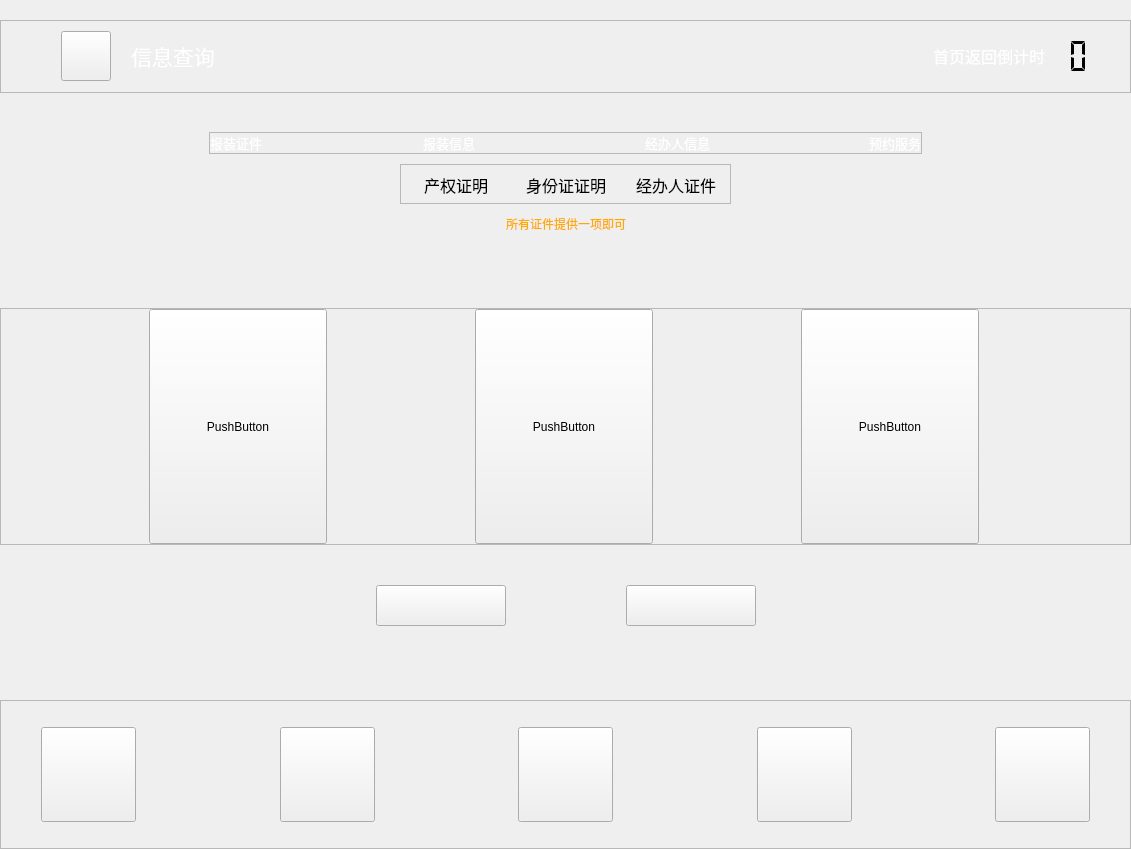
<?xml version="1.0" encoding="UTF-8"?>
<ui version="4.0">
 <class>Jmsh1</class>
 <widget class="QWidget" name="Jmsh1">
  <property name="geometry">
   <rect>
    <x>0</x>
    <y>0</y>
    <width>1131</width>
    <height>849</height>
   </rect>
  </property>
  <property name="windowTitle">
   <string>Form</string>
  </property>
  <layout class="QVBoxLayout" name="verticalLayout">
   <property name="spacing">
    <number>0</number>
   </property>
   <property name="leftMargin">
    <number>0</number>
   </property>
   <property name="topMargin">
    <number>0</number>
   </property>
   <property name="rightMargin">
    <number>0</number>
   </property>
   <property name="bottomMargin">
    <number>0</number>
   </property>
   <item>
    <spacer name="verticalSpacer_3">
     <property name="orientation">
      <enum>Qt::Vertical</enum>
     </property>
     <property name="sizeType">
      <enum>QSizePolicy::Fixed</enum>
     </property>
     <property name="sizeHint" stdset="0">
      <size>
       <width>0</width>
       <height>20</height>
      </size>
     </property>
    </spacer>
   </item>
   <item>
    <widget class="QFrame" name="frame_4">
     <property name="sizePolicy">
      <sizepolicy hsizetype="Preferred" vsizetype="Fixed">
       <horstretch>0</horstretch>
       <verstretch>0</verstretch>
      </sizepolicy>
     </property>
     <property name="frameShape">
      <enum>QFrame::StyledPanel</enum>
     </property>
     <property name="frameShadow">
      <enum>QFrame::Raised</enum>
     </property>
     <layout class="QHBoxLayout" name="horizontalLayout_9">
      <property name="spacing">
       <number>0</number>
      </property>
      <property name="leftMargin">
       <number>0</number>
      </property>
      <property name="topMargin">
       <number>0</number>
      </property>
      <property name="rightMargin">
       <number>0</number>
      </property>
      <property name="bottomMargin">
       <number>0</number>
      </property>
      <item>
       <spacer name="horizontalSpacer_47">
        <property name="orientation">
         <enum>Qt::Horizontal</enum>
        </property>
        <property name="sizeType">
         <enum>QSizePolicy::Fixed</enum>
        </property>
        <property name="sizeHint" stdset="0">
         <size>
          <width>60</width>
          <height>20</height>
         </size>
        </property>
       </spacer>
      </item>
      <item>
       <widget class="QPushButton" name="pushButton_back_HomePage">
        <property name="sizePolicy">
         <sizepolicy hsizetype="Fixed" vsizetype="Fixed">
          <horstretch>0</horstretch>
          <verstretch>0</verstretch>
         </sizepolicy>
        </property>
        <property name="minimumSize">
         <size>
          <width>50</width>
          <height>50</height>
         </size>
        </property>
        <property name="maximumSize">
         <size>
          <width>50</width>
          <height>50</height>
         </size>
        </property>
        <property name="focusPolicy">
         <enum>Qt::NoFocus</enum>
        </property>
        <property name="styleSheet">
         <string notr="true">border-image: url(:/image/picture/qietu/返回.png);</string>
        </property>
        <property name="text">
         <string/>
        </property>
       </widget>
      </item>
      <item>
       <spacer name="horizontalSpacer_7">
        <property name="orientation">
         <enum>Qt::Horizontal</enum>
        </property>
        <property name="sizeType">
         <enum>QSizePolicy::Fixed</enum>
        </property>
        <property name="sizeHint" stdset="0">
         <size>
          <width>20</width>
          <height>20</height>
         </size>
        </property>
       </spacer>
      </item>
      <item>
       <widget class="QLabel" name="label_9">
        <property name="sizePolicy">
         <sizepolicy hsizetype="Preferred" vsizetype="Fixed">
          <horstretch>0</horstretch>
          <verstretch>0</verstretch>
         </sizepolicy>
        </property>
        <property name="minimumSize">
         <size>
          <width>0</width>
          <height>50</height>
         </size>
        </property>
        <property name="maximumSize">
         <size>
          <width>16777215</width>
          <height>50</height>
         </size>
        </property>
        <property name="font">
         <font>
          <family>微软雅黑</family>
          <pointsize>16</pointsize>
         </font>
        </property>
        <property name="text">
         <string>&lt;html&gt;&lt;head/&gt;&lt;body&gt;&lt;p&gt;&lt;span style=&quot; color:#ffffff;&quot;&gt;信息查询&lt;/span&gt;&lt;/p&gt;&lt;/body&gt;&lt;/html&gt;</string>
        </property>
       </widget>
      </item>
      <item>
       <spacer name="horizontalSpacer_8">
        <property name="orientation">
         <enum>Qt::Horizontal</enum>
        </property>
        <property name="sizeHint" stdset="0">
         <size>
          <width>249</width>
          <height>20</height>
         </size>
        </property>
       </spacer>
      </item>
      <item>
       <widget class="QLabel" name="label_14">
        <property name="font">
         <font>
          <family>微软雅黑</family>
          <pointsize>12</pointsize>
         </font>
        </property>
        <property name="text">
         <string>&lt;html&gt;&lt;head/&gt;&lt;body&gt;&lt;p&gt;&lt;span style=&quot; color:#ffffff;&quot;&gt;首页返回倒计时&lt;/span&gt;&lt;/p&gt;&lt;/body&gt;&lt;/html&gt;</string>
        </property>
       </widget>
      </item>
      <item>
       <widget class="QLCDNumber" name="lcdNumber">
        <property name="sizePolicy">
         <sizepolicy hsizetype="Fixed" vsizetype="Fixed">
          <horstretch>0</horstretch>
          <verstretch>0</verstretch>
         </sizepolicy>
        </property>
        <property name="minimumSize">
         <size>
          <width>50</width>
          <height>50</height>
         </size>
        </property>
        <property name="maximumSize">
         <size>
          <width>50</width>
          <height>50</height>
         </size>
        </property>
        <property name="font">
         <font>
          <family>微软雅黑</family>
          <pointsize>12</pointsize>
         </font>
        </property>
        <property name="layoutDirection">
         <enum>Qt::LeftToRight</enum>
        </property>
        <property name="autoFillBackground">
         <bool>false</bool>
        </property>
        <property name="inputMethodHints">
         <set>Qt::ImhNone</set>
        </property>
        <property name="frameShape">
         <enum>QFrame::NoFrame</enum>
        </property>
        <property name="frameShadow">
         <enum>QFrame::Plain</enum>
        </property>
        <property name="lineWidth">
         <number>0</number>
        </property>
        <property name="midLineWidth">
         <number>0</number>
        </property>
        <property name="smallDecimalPoint">
         <bool>true</bool>
        </property>
        <property name="digitCount">
         <number>2</number>
        </property>
        <property name="segmentStyle">
         <enum>QLCDNumber::Flat</enum>
        </property>
       </widget>
      </item>
      <item>
       <spacer name="verticalSpacer_12">
        <property name="orientation">
         <enum>Qt::Vertical</enum>
        </property>
        <property name="sizeType">
         <enum>QSizePolicy::Fixed</enum>
        </property>
        <property name="sizeHint" stdset="0">
         <size>
          <width>20</width>
          <height>71</height>
         </size>
        </property>
       </spacer>
      </item>
      <item>
       <spacer name="horizontalSpacer_9">
        <property name="orientation">
         <enum>Qt::Horizontal</enum>
        </property>
        <property name="sizeType">
         <enum>QSizePolicy::Fixed</enum>
        </property>
        <property name="sizeHint" stdset="0">
         <size>
          <width>15</width>
          <height>20</height>
         </size>
        </property>
       </spacer>
      </item>
     </layout>
    </widget>
   </item>
   <item>
    <layout class="QHBoxLayout" name="horizontalLayout_5">
     <property name="spacing">
      <number>0</number>
     </property>
     <item>
      <spacer name="horizontalSpacer_6">
       <property name="orientation">
        <enum>Qt::Horizontal</enum>
       </property>
       <property name="sizeHint" stdset="0">
        <size>
         <width>40</width>
         <height>20</height>
        </size>
       </property>
      </spacer>
     </item>
     <item>
      <widget class="QLabel" name="label">
       <property name="minimumSize">
        <size>
         <width>696</width>
         <height>39</height>
        </size>
       </property>
       <property name="maximumSize">
        <size>
         <width>696</width>
         <height>39</height>
        </size>
       </property>
       <property name="styleSheet">
        <string notr="true">border-image: url(:/image/picture/ykgl/processbar1.png);</string>
       </property>
       <property name="text">
        <string/>
       </property>
      </widget>
     </item>
     <item>
      <spacer name="horizontalSpacer_10">
       <property name="orientation">
        <enum>Qt::Horizontal</enum>
       </property>
       <property name="sizeHint" stdset="0">
        <size>
         <width>40</width>
         <height>20</height>
        </size>
       </property>
      </spacer>
     </item>
    </layout>
   </item>
   <item>
    <layout class="QHBoxLayout" name="horizontalLayout_14">
     <property name="spacing">
      <number>0</number>
     </property>
     <item>
      <spacer name="horizontalSpacer_23">
       <property name="orientation">
        <enum>Qt::Horizontal</enum>
       </property>
       <property name="sizeHint" stdset="0">
        <size>
         <width>20</width>
         <height>20</height>
        </size>
       </property>
      </spacer>
     </item>
     <item>
      <widget class="QFrame" name="frame_3">
       <property name="sizePolicy">
        <sizepolicy hsizetype="Fixed" vsizetype="Fixed">
         <horstretch>0</horstretch>
         <verstretch>0</verstretch>
        </sizepolicy>
       </property>
       <property name="minimumSize">
        <size>
         <width>712</width>
         <height>0</height>
        </size>
       </property>
       <property name="maximumSize">
        <size>
         <width>822</width>
         <height>16777215</height>
        </size>
       </property>
       <property name="frameShape">
        <enum>QFrame::StyledPanel</enum>
       </property>
       <property name="frameShadow">
        <enum>QFrame::Raised</enum>
       </property>
       <layout class="QHBoxLayout" name="horizontalLayout_7">
        <property name="spacing">
         <number>0</number>
        </property>
        <property name="leftMargin">
         <number>0</number>
        </property>
        <property name="topMargin">
         <number>0</number>
        </property>
        <property name="rightMargin">
         <number>0</number>
        </property>
        <property name="bottomMargin">
         <number>0</number>
        </property>
        <item>
         <widget class="QLabel" name="label_4">
          <property name="sizePolicy">
           <sizepolicy hsizetype="Fixed" vsizetype="Fixed">
            <horstretch>0</horstretch>
            <verstretch>0</verstretch>
           </sizepolicy>
          </property>
          <property name="font">
           <font>
            <family>微软雅黑</family>
            <pointsize>10</pointsize>
            <kerning>true</kerning>
           </font>
          </property>
          <property name="text">
           <string>&lt;html&gt;&lt;head/&gt;&lt;body&gt;&lt;p&gt;&lt;span style=&quot; color:#ffffff;&quot;&gt;报装证件&lt;/span&gt;&lt;/p&gt;&lt;/body&gt;&lt;/html&gt;</string>
          </property>
         </widget>
        </item>
        <item>
         <spacer name="horizontalSpacer_20">
          <property name="orientation">
           <enum>Qt::Horizontal</enum>
          </property>
          <property name="sizeType">
           <enum>QSizePolicy::Fixed</enum>
          </property>
          <property name="sizeHint" stdset="0">
           <size>
            <width>161</width>
            <height>20</height>
           </size>
          </property>
         </spacer>
        </item>
        <item>
         <widget class="QLabel" name="label_5">
          <property name="sizePolicy">
           <sizepolicy hsizetype="Fixed" vsizetype="Fixed">
            <horstretch>0</horstretch>
            <verstretch>0</verstretch>
           </sizepolicy>
          </property>
          <property name="font">
           <font>
            <family>微软雅黑</family>
            <pointsize>10</pointsize>
            <kerning>true</kerning>
           </font>
          </property>
          <property name="text">
           <string>&lt;html&gt;&lt;head/&gt;&lt;body&gt;&lt;p&gt;&lt;span style=&quot; color:#ffffff;&quot;&gt;报装信息&lt;/span&gt;&lt;/p&gt;&lt;/body&gt;&lt;/html&gt;</string>
          </property>
         </widget>
        </item>
        <item>
         <spacer name="horizontalSpacer_21">
          <property name="orientation">
           <enum>Qt::Horizontal</enum>
          </property>
          <property name="sizeType">
           <enum>QSizePolicy::Fixed</enum>
          </property>
          <property name="sizeHint" stdset="0">
           <size>
            <width>170</width>
            <height>20</height>
           </size>
          </property>
         </spacer>
        </item>
        <item>
         <widget class="QLabel" name="label_6">
          <property name="sizePolicy">
           <sizepolicy hsizetype="Fixed" vsizetype="Fixed">
            <horstretch>0</horstretch>
            <verstretch>0</verstretch>
           </sizepolicy>
          </property>
          <property name="font">
           <font>
            <family>微软雅黑</family>
            <pointsize>10</pointsize>
            <kerning>true</kerning>
           </font>
          </property>
          <property name="text">
           <string>&lt;html&gt;&lt;head/&gt;&lt;body&gt;&lt;p&gt;&lt;span style=&quot; color:#ffffff;&quot;&gt;经办人信息&lt;/span&gt;&lt;/p&gt;&lt;/body&gt;&lt;/html&gt;</string>
          </property>
         </widget>
        </item>
        <item>
         <spacer name="horizontalSpacer_22">
          <property name="orientation">
           <enum>Qt::Horizontal</enum>
          </property>
          <property name="sizeType">
           <enum>QSizePolicy::Fixed</enum>
          </property>
          <property name="sizeHint" stdset="0">
           <size>
            <width>159</width>
            <height>20</height>
           </size>
          </property>
         </spacer>
        </item>
        <item>
         <widget class="QLabel" name="label_7">
          <property name="sizePolicy">
           <sizepolicy hsizetype="Fixed" vsizetype="Fixed">
            <horstretch>0</horstretch>
            <verstretch>0</verstretch>
           </sizepolicy>
          </property>
          <property name="font">
           <font>
            <family>微软雅黑</family>
            <pointsize>10</pointsize>
            <kerning>true</kerning>
           </font>
          </property>
          <property name="text">
           <string>&lt;html&gt;&lt;head/&gt;&lt;body&gt;&lt;p&gt;&lt;span style=&quot; color:#ffffff;&quot;&gt;预约服务&lt;/span&gt;&lt;/p&gt;&lt;/body&gt;&lt;/html&gt;</string>
          </property>
         </widget>
        </item>
       </layout>
      </widget>
     </item>
     <item>
      <spacer name="horizontalSpacer_24">
       <property name="orientation">
        <enum>Qt::Horizontal</enum>
       </property>
       <property name="sizeHint" stdset="0">
        <size>
         <width>40</width>
         <height>20</height>
        </size>
       </property>
      </spacer>
     </item>
    </layout>
   </item>
   <item>
    <spacer name="verticalSpacer_5">
     <property name="orientation">
      <enum>Qt::Vertical</enum>
     </property>
     <property name="sizeType">
      <enum>QSizePolicy::Fixed</enum>
     </property>
     <property name="sizeHint" stdset="0">
      <size>
       <width>20</width>
       <height>10</height>
      </size>
     </property>
    </spacer>
   </item>
   <item>
    <layout class="QHBoxLayout" name="horizontalLayout_2">
     <item>
      <spacer name="horizontalSpacer">
       <property name="orientation">
        <enum>Qt::Horizontal</enum>
       </property>
       <property name="sizeType">
        <enum>QSizePolicy::Expanding</enum>
       </property>
       <property name="sizeHint" stdset="0">
        <size>
         <width>40</width>
         <height>20</height>
        </size>
       </property>
      </spacer>
     </item>
     <item>
      <widget class="QFrame" name="frame_2">
       <property name="sizePolicy">
        <sizepolicy hsizetype="Fixed" vsizetype="Fixed">
         <horstretch>0</horstretch>
         <verstretch>0</verstretch>
        </sizepolicy>
       </property>
       <property name="minimumSize">
        <size>
         <width>331</width>
         <height>40</height>
        </size>
       </property>
       <property name="maximumSize">
        <size>
         <width>331</width>
         <height>40</height>
        </size>
       </property>
       <property name="frameShape">
        <enum>QFrame::StyledPanel</enum>
       </property>
       <property name="frameShadow">
        <enum>QFrame::Raised</enum>
       </property>
       <layout class="QHBoxLayout" name="horizontalLayout_4">
        <property name="spacing">
         <number>0</number>
        </property>
        <property name="leftMargin">
         <number>0</number>
        </property>
        <property name="topMargin">
         <number>0</number>
        </property>
        <property name="rightMargin">
         <number>0</number>
        </property>
        <property name="bottomMargin">
         <number>0</number>
        </property>
        <item>
         <widget class="QPushButton" name="pushButton_func1">
          <property name="sizePolicy">
           <sizepolicy hsizetype="Fixed" vsizetype="Fixed">
            <horstretch>0</horstretch>
            <verstretch>0</verstretch>
           </sizepolicy>
          </property>
          <property name="minimumSize">
           <size>
            <width>110</width>
            <height>40</height>
           </size>
          </property>
          <property name="maximumSize">
           <size>
            <width>110</width>
            <height>40</height>
           </size>
          </property>
          <property name="font">
           <font>
            <family>微软雅黑</family>
            <pointsize>12</pointsize>
           </font>
          </property>
          <property name="focusPolicy">
           <enum>Qt::NoFocus</enum>
          </property>
          <property name="styleSheet">
           <string notr="true"/>
          </property>
          <property name="text">
           <string>产权证明</string>
          </property>
          <property name="autoDefault">
           <bool>false</bool>
          </property>
          <property name="default">
           <bool>false</bool>
          </property>
          <property name="flat">
           <bool>true</bool>
          </property>
         </widget>
        </item>
        <item>
         <widget class="QPushButton" name="pushButton_func2">
          <property name="sizePolicy">
           <sizepolicy hsizetype="Fixed" vsizetype="Fixed">
            <horstretch>0</horstretch>
            <verstretch>0</verstretch>
           </sizepolicy>
          </property>
          <property name="minimumSize">
           <size>
            <width>110</width>
            <height>40</height>
           </size>
          </property>
          <property name="maximumSize">
           <size>
            <width>110</width>
            <height>40</height>
           </size>
          </property>
          <property name="font">
           <font>
            <family>微软雅黑</family>
            <pointsize>12</pointsize>
           </font>
          </property>
          <property name="focusPolicy">
           <enum>Qt::NoFocus</enum>
          </property>
          <property name="text">
           <string>身份证证明</string>
          </property>
          <property name="default">
           <bool>false</bool>
          </property>
          <property name="flat">
           <bool>true</bool>
          </property>
         </widget>
        </item>
        <item>
         <widget class="QPushButton" name="pushButton_func3">
          <property name="sizePolicy">
           <sizepolicy hsizetype="Fixed" vsizetype="Fixed">
            <horstretch>0</horstretch>
            <verstretch>0</verstretch>
           </sizepolicy>
          </property>
          <property name="minimumSize">
           <size>
            <width>110</width>
            <height>40</height>
           </size>
          </property>
          <property name="maximumSize">
           <size>
            <width>110</width>
            <height>40</height>
           </size>
          </property>
          <property name="font">
           <font>
            <family>微软雅黑</family>
            <pointsize>12</pointsize>
           </font>
          </property>
          <property name="focusPolicy">
           <enum>Qt::NoFocus</enum>
          </property>
          <property name="text">
           <string>经办人证件</string>
          </property>
          <property name="autoDefault">
           <bool>false</bool>
          </property>
          <property name="flat">
           <bool>true</bool>
          </property>
         </widget>
        </item>
       </layout>
      </widget>
     </item>
     <item>
      <spacer name="horizontalSpacer_2">
       <property name="orientation">
        <enum>Qt::Horizontal</enum>
       </property>
       <property name="sizeType">
        <enum>QSizePolicy::Expanding</enum>
       </property>
       <property name="sizeHint" stdset="0">
        <size>
         <width>40</width>
         <height>37</height>
        </size>
       </property>
      </spacer>
     </item>
    </layout>
   </item>
   <item>
    <spacer name="verticalSpacer_6">
     <property name="orientation">
      <enum>Qt::Vertical</enum>
     </property>
     <property name="sizeType">
      <enum>QSizePolicy::Fixed</enum>
     </property>
     <property name="sizeHint" stdset="0">
      <size>
       <width>20</width>
       <height>10</height>
      </size>
     </property>
    </spacer>
   </item>
   <item>
    <layout class="QHBoxLayout" name="horizontalLayout_6">
     <item>
      <spacer name="horizontalSpacer_11">
       <property name="orientation">
        <enum>Qt::Horizontal</enum>
       </property>
       <property name="sizeHint" stdset="0">
        <size>
         <width>40</width>
         <height>20</height>
        </size>
       </property>
      </spacer>
     </item>
     <item>
      <widget class="QLabel" name="label_2">
       <property name="minimumSize">
        <size>
         <width>0</width>
         <height>20</height>
        </size>
       </property>
       <property name="text">
        <string>&lt;html&gt;&lt;head/&gt;&lt;body&gt;&lt;p&gt;&lt;span style=&quot; color:#ffaa00;&quot;&gt;所有证件提供一项即可&lt;/span&gt;&lt;/p&gt;&lt;/body&gt;&lt;/html&gt;</string>
       </property>
      </widget>
     </item>
     <item>
      <spacer name="horizontalSpacer_12">
       <property name="orientation">
        <enum>Qt::Horizontal</enum>
       </property>
       <property name="sizeHint" stdset="0">
        <size>
         <width>40</width>
         <height>20</height>
        </size>
       </property>
      </spacer>
     </item>
    </layout>
   </item>
   <item>
    <spacer name="verticalSpacer">
     <property name="orientation">
      <enum>Qt::Vertical</enum>
     </property>
     <property name="sizeHint" stdset="0">
      <size>
       <width>20</width>
       <height>40</height>
      </size>
     </property>
    </spacer>
   </item>
   <item>
    <widget class="QFrame" name="frame">
     <property name="frameShape">
      <enum>QFrame::StyledPanel</enum>
     </property>
     <property name="frameShadow">
      <enum>QFrame::Raised</enum>
     </property>
     <layout class="QHBoxLayout" name="horizontalLayout">
      <property name="spacing">
       <number>0</number>
      </property>
      <property name="leftMargin">
       <number>0</number>
      </property>
      <property name="topMargin">
       <number>0</number>
      </property>
      <property name="rightMargin">
       <number>0</number>
      </property>
      <property name="bottomMargin">
       <number>0</number>
      </property>
      <item>
       <widget class="QPushButton" name="pushButton">
        <property name="sizePolicy">
         <sizepolicy hsizetype="Fixed" vsizetype="Fixed">
          <horstretch>0</horstretch>
          <verstretch>0</verstretch>
         </sizepolicy>
        </property>
        <property name="minimumSize">
         <size>
          <width>178</width>
          <height>235</height>
         </size>
        </property>
        <property name="maximumSize">
         <size>
          <width>178</width>
          <height>235</height>
         </size>
        </property>
        <property name="styleSheet">
         <string notr="true"/>
        </property>
        <property name="text">
         <string>PushButton</string>
        </property>
       </widget>
      </item>
      <item>
       <widget class="QPushButton" name="pushButton_2">
        <property name="sizePolicy">
         <sizepolicy hsizetype="Fixed" vsizetype="Fixed">
          <horstretch>0</horstretch>
          <verstretch>0</verstretch>
         </sizepolicy>
        </property>
        <property name="minimumSize">
         <size>
          <width>178</width>
          <height>235</height>
         </size>
        </property>
        <property name="maximumSize">
         <size>
          <width>178</width>
          <height>235</height>
         </size>
        </property>
        <property name="text">
         <string>PushButton</string>
        </property>
        <property name="flat">
         <bool>false</bool>
        </property>
       </widget>
      </item>
      <item>
       <widget class="QPushButton" name="pushButton_3">
        <property name="sizePolicy">
         <sizepolicy hsizetype="Fixed" vsizetype="Fixed">
          <horstretch>0</horstretch>
          <verstretch>0</verstretch>
         </sizepolicy>
        </property>
        <property name="minimumSize">
         <size>
          <width>178</width>
          <height>235</height>
         </size>
        </property>
        <property name="maximumSize">
         <size>
          <width>178</width>
          <height>235</height>
         </size>
        </property>
        <property name="text">
         <string>PushButton</string>
        </property>
       </widget>
      </item>
     </layout>
    </widget>
   </item>
   <item>
    <spacer name="verticalSpacer_4">
     <property name="orientation">
      <enum>Qt::Vertical</enum>
     </property>
     <property name="sizeType">
      <enum>QSizePolicy::Fixed</enum>
     </property>
     <property name="sizeHint" stdset="0">
      <size>
       <width>20</width>
       <height>40</height>
      </size>
     </property>
    </spacer>
   </item>
   <item>
    <layout class="QHBoxLayout" name="horizontalLayout_3">
     <item>
      <spacer name="horizontalSpacer_3">
       <property name="orientation">
        <enum>Qt::Horizontal</enum>
       </property>
       <property name="sizeHint" stdset="0">
        <size>
         <width>40</width>
         <height>20</height>
        </size>
       </property>
      </spacer>
     </item>
     <item>
      <widget class="QPushButton" name="pushButton_end">
       <property name="minimumSize">
        <size>
         <width>130</width>
         <height>41</height>
        </size>
       </property>
       <property name="maximumSize">
        <size>
         <width>130</width>
         <height>41</height>
        </size>
       </property>
       <property name="text">
        <string/>
       </property>
      </widget>
     </item>
     <item>
      <spacer name="horizontalSpacer_4">
       <property name="orientation">
        <enum>Qt::Horizontal</enum>
       </property>
       <property name="sizeType">
        <enum>QSizePolicy::Preferred</enum>
       </property>
       <property name="sizeHint" stdset="0">
        <size>
         <width>120</width>
         <height>20</height>
        </size>
       </property>
      </spacer>
     </item>
     <item>
      <widget class="QPushButton" name="pushButton_next">
       <property name="minimumSize">
        <size>
         <width>130</width>
         <height>41</height>
        </size>
       </property>
       <property name="maximumSize">
        <size>
         <width>125</width>
         <height>40</height>
        </size>
       </property>
       <property name="text">
        <string/>
       </property>
      </widget>
     </item>
     <item>
      <spacer name="horizontalSpacer_5">
       <property name="orientation">
        <enum>Qt::Horizontal</enum>
       </property>
       <property name="sizeHint" stdset="0">
        <size>
         <width>40</width>
         <height>20</height>
        </size>
       </property>
      </spacer>
     </item>
    </layout>
   </item>
   <item>
    <spacer name="verticalSpacer_2">
     <property name="orientation">
      <enum>Qt::Vertical</enum>
     </property>
     <property name="sizeHint" stdset="0">
      <size>
       <width>20</width>
       <height>40</height>
      </size>
     </property>
    </spacer>
   </item>
   <item>
    <widget class="QFrame" name="frame_5">
     <property name="sizePolicy">
      <sizepolicy hsizetype="Preferred" vsizetype="Fixed">
       <horstretch>0</horstretch>
       <verstretch>0</verstretch>
      </sizepolicy>
     </property>
     <property name="minimumSize">
      <size>
       <width>0</width>
       <height>149</height>
      </size>
     </property>
     <property name="maximumSize">
      <size>
       <width>16777215</width>
       <height>149</height>
      </size>
     </property>
     <property name="frameShape">
      <enum>QFrame::StyledPanel</enum>
     </property>
     <property name="frameShadow">
      <enum>QFrame::Raised</enum>
     </property>
     <layout class="QGridLayout" name="gridLayout_6">
      <property name="leftMargin">
       <number>0</number>
      </property>
      <property name="topMargin">
       <number>0</number>
      </property>
      <property name="rightMargin">
       <number>0</number>
      </property>
      <property name="bottomMargin">
       <number>0</number>
      </property>
      <property name="spacing">
       <number>0</number>
      </property>
      <item row="0" column="5">
       <widget class="QPushButton" name="pushButton_zdbd">
        <property name="sizePolicy">
         <sizepolicy hsizetype="Fixed" vsizetype="Fixed">
          <horstretch>0</horstretch>
          <verstretch>0</verstretch>
         </sizepolicy>
        </property>
        <property name="minimumSize">
         <size>
          <width>95</width>
          <height>95</height>
         </size>
        </property>
        <property name="maximumSize">
         <size>
          <width>95</width>
          <height>95</height>
         </size>
        </property>
        <property name="focusPolicy">
         <enum>Qt::NoFocus</enum>
        </property>
        <property name="text">
         <string/>
        </property>
       </widget>
      </item>
      <item row="0" column="9">
       <widget class="QPushButton" name="pushButton_search">
        <property name="sizePolicy">
         <sizepolicy hsizetype="Fixed" vsizetype="Fixed">
          <horstretch>0</horstretch>
          <verstretch>0</verstretch>
         </sizepolicy>
        </property>
        <property name="minimumSize">
         <size>
          <width>95</width>
          <height>95</height>
         </size>
        </property>
        <property name="maximumSize">
         <size>
          <width>95</width>
          <height>95</height>
         </size>
        </property>
        <property name="focusPolicy">
         <enum>Qt::NoFocus</enum>
        </property>
        <property name="text">
         <string/>
        </property>
       </widget>
      </item>
      <item row="0" column="10">
       <spacer name="horizontalSpacer_36">
        <property name="orientation">
         <enum>Qt::Horizontal</enum>
        </property>
        <property name="sizeType">
         <enum>QSizePolicy::Preferred</enum>
        </property>
        <property name="sizeHint" stdset="0">
         <size>
          <width>40</width>
          <height>20</height>
         </size>
        </property>
       </spacer>
      </item>
      <item row="0" column="3">
       <widget class="QPushButton" name="pushButton_purchase">
        <property name="sizePolicy">
         <sizepolicy hsizetype="Fixed" vsizetype="Fixed">
          <horstretch>0</horstretch>
          <verstretch>0</verstretch>
         </sizepolicy>
        </property>
        <property name="minimumSize">
         <size>
          <width>95</width>
          <height>95</height>
         </size>
        </property>
        <property name="maximumSize">
         <size>
          <width>95</width>
          <height>95</height>
         </size>
        </property>
        <property name="focusPolicy">
         <enum>Qt::NoFocus</enum>
        </property>
        <property name="text">
         <string/>
        </property>
       </widget>
      </item>
      <item row="0" column="1">
       <widget class="QPushButton" name="pushButton_home">
        <property name="sizePolicy">
         <sizepolicy hsizetype="Fixed" vsizetype="Fixed">
          <horstretch>0</horstretch>
          <verstretch>0</verstretch>
         </sizepolicy>
        </property>
        <property name="minimumSize">
         <size>
          <width>95</width>
          <height>95</height>
         </size>
        </property>
        <property name="maximumSize">
         <size>
          <width>95</width>
          <height>95</height>
         </size>
        </property>
        <property name="focusPolicy">
         <enum>Qt::NoFocus</enum>
        </property>
        <property name="styleSheet">
         <string notr="true"/>
        </property>
        <property name="text">
         <string/>
        </property>
       </widget>
      </item>
      <item row="0" column="7">
       <widget class="QPushButton" name="pushButton_public">
        <property name="sizePolicy">
         <sizepolicy hsizetype="Fixed" vsizetype="Fixed">
          <horstretch>0</horstretch>
          <verstretch>0</verstretch>
         </sizepolicy>
        </property>
        <property name="minimumSize">
         <size>
          <width>95</width>
          <height>95</height>
         </size>
        </property>
        <property name="maximumSize">
         <size>
          <width>95</width>
          <height>95</height>
         </size>
        </property>
        <property name="focusPolicy">
         <enum>Qt::NoFocus</enum>
        </property>
        <property name="text">
         <string/>
        </property>
       </widget>
      </item>
      <item row="0" column="8">
       <spacer name="horizontalSpacer_40">
        <property name="orientation">
         <enum>Qt::Horizontal</enum>
        </property>
        <property name="sizeHint" stdset="0">
         <size>
          <width>40</width>
          <height>20</height>
         </size>
        </property>
       </spacer>
      </item>
      <item row="0" column="2">
       <spacer name="horizontalSpacer_37">
        <property name="orientation">
         <enum>Qt::Horizontal</enum>
        </property>
        <property name="sizeHint" stdset="0">
         <size>
          <width>40</width>
          <height>20</height>
         </size>
        </property>
       </spacer>
      </item>
      <item row="0" column="0">
       <spacer name="horizontalSpacer_38">
        <property name="orientation">
         <enum>Qt::Horizontal</enum>
        </property>
        <property name="sizeType">
         <enum>QSizePolicy::Preferred</enum>
        </property>
        <property name="sizeHint" stdset="0">
         <size>
          <width>40</width>
          <height>20</height>
         </size>
        </property>
       </spacer>
      </item>
      <item row="0" column="4">
       <spacer name="horizontalSpacer_39">
        <property name="orientation">
         <enum>Qt::Horizontal</enum>
        </property>
        <property name="sizeHint" stdset="0">
         <size>
          <width>40</width>
          <height>20</height>
         </size>
        </property>
       </spacer>
      </item>
      <item row="0" column="6">
       <spacer name="horizontalSpacer_13">
        <property name="orientation">
         <enum>Qt::Horizontal</enum>
        </property>
        <property name="sizeHint" stdset="0">
         <size>
          <width>40</width>
          <height>20</height>
         </size>
        </property>
       </spacer>
      </item>
     </layout>
    </widget>
   </item>
  </layout>
 </widget>
 <resources/>
 <connections/>
</ui>
